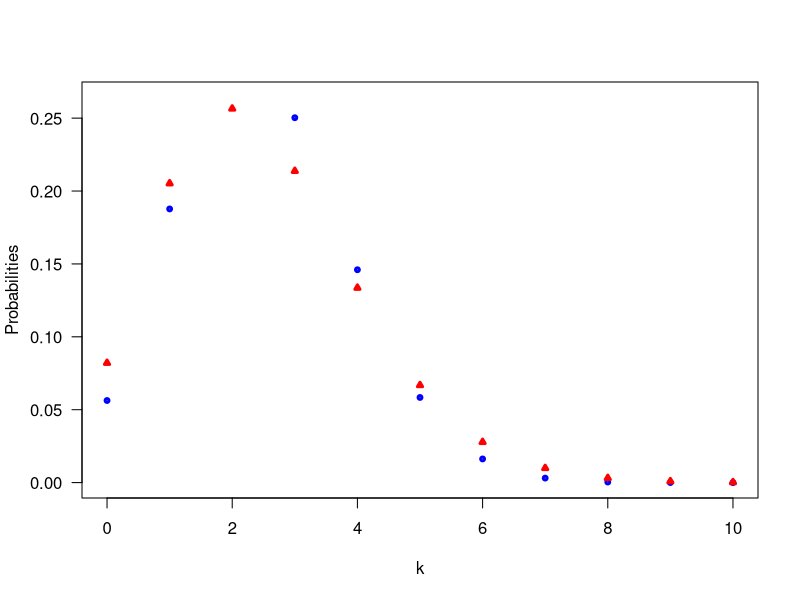

Source code (R):
print('file: SolutionPoissonBinomial.R')
# EXERCISE & SOLUTION: compare binomial & Poisson distribution
n = 10; k = seq(0,n); p = 0.25; pk = dbinom(x=k,size=n,prob=p)
lambda1 = sum(k*pk)
pkp = dpois(k,lambda=lambda1)
# png('BinomPoisson160817.png',width=16,height=12,units='cm',res=300)
plot(k,pk,type='p',lwd=3,col='blue',xlab='k',ylim=c(0,max(pkp)*1.03),
     ylab='Probabilities',las=1,cex=0.5)
points(k,pkp,col='red',lwd=3,cex=0.5,pch=24)
# dev.off()